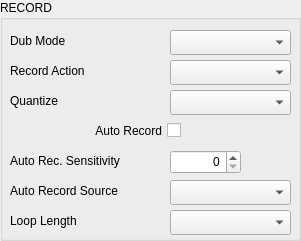
  <widget class="QGroupBox" name="gp_Record">
   <property name="geometry">
    <rect>
     <x>10</x>
     <y>440</y>
     <width>301</width>
     <height>241</height>
    </rect>
   </property>
   <property name="title">
    <string>RECORD</string>
   </property>
   <widget class="QLabel" name="label_record_DubMode">
    <property name="geometry">
     <rect>
      <x>10</x>
      <y>30</y>
      <width>121</width>
      <height>21</height>
     </rect>
    </property>
    <property name="text">
     <string>Dub Mode</string>
    </property>
   </widget>
   <widget class="QComboBox" name="record_DubMode">
    <property name="geometry">
     <rect>
      <x>170</x>
      <y>30</y>
      <width>121</width>
      <height>25</height>
     </rect>
    </property>
   </widget>
   <widget class="QComboBox" name="record_Quantize">
    <property name="geometry">
     <rect>
      <x>170</x>
      <y>90</y>
      <width>121</width>
      <height>25</height>
     </rect>
    </property>
   </widget>
   <widget class="QLabel" name="label_record_Quantize">
    <property name="geometry">
     <rect>
      <x>10</x>
      <y>90</y>
      <width>121</width>
      <height>21</height>
     </rect>
    </property>
    <property name="text">
     <string>Quantize</string>
    </property>
   </widget>
   <widget class="QComboBox" name="record_RecordAction">
    <property name="geometry">
     <rect>
      <x>170</x>
      <y>60</y>
      <width>121</width>
      <height>25</height>
     </rect>
    </property>
   </widget>
   <widget class="QLabel" name="label_record_RecordAction">
    <property name="geometry">
     <rect>
      <x>10</x>
      <y>60</y>
      <width>121</width>
      <height>21</height>
     </rect>
    </property>
    <property name="text">
     <string>Record Action</string>
    </property>
   </widget>
   <widget class="QCheckBox" name="record_AutoRecord">
    <property name="geometry">
     <rect>
      <x>60</x>
      <y>120</y>
      <width>121</width>
      <height>21</height>
     </rect>
    </property>
    <property name="layoutDirection">
     <enum>Qt::RightToLeft</enum>
    </property>
    <property name="text">
     <string>Auto Record</string>
    </property>
   </widget>
   <widget class="QLabel" name="label_record_AutoRecordSource">
    <property name="geometry">
     <rect>
      <x>10</x>
      <y>180</y>
      <width>151</width>
      <height>21</height>
     </rect>
    </property>
    <property name="text">
     <string>Auto Record Source</string>
    </property>
   </widget>
   <widget class="QComboBox" name="record_AutoRecordSource">
    <property name="geometry">
     <rect>
      <x>170</x>
      <y>180</y>
      <width>121</width>
      <height>25</height>
     </rect>
    </property>
   </widget>
   <widget class="QLabel" name="label_record_Input_3">
    <property name="geometry">
     <rect>
      <x>10</x>
      <y>150</y>
      <width>161</width>
      <height>21</height>
     </rect>
    </property>
    <property name="text">
     <string>Auto Rec. Sensitivity</string>
    </property>
   </widget>
   <widget class="QLabel" name="label_record_LoopLength">
    <property name="geometry">
     <rect>
      <x>10</x>
      <y>210</y>
      <width>141</width>
      <height>21</height>
     </rect>
    </property>
    <property name="text">
     <string>Loop Length</string>
    </property>
   </widget>
   <widget class="QComboBox" name="record_LoopLength">
    <property name="geometry">
     <rect>
      <x>170</x>
      <y>210</y>
      <width>121</width>
      <height>25</height>
     </rect>
    </property>
   </widget>
   <widget class="QSpinBox" name="record_AutoRecordSensitivity">
    <property name="geometry">
     <rect>
      <x>170</x>
      <y>150</y>
      <width>71</width>
      <height>24</height>
     </rect>
    </property>
    <property name="layoutDirection">
     <enum>Qt::LeftToRight</enum>
    </property>
    <property name="alignment">
     <set>Qt::AlignRight|Qt::AlignTrailing|Qt::AlignVCenter</set>
    </property>
    <property name="maximum">
     <number>100</number>
    </property>
   </widget>
  </widget>
